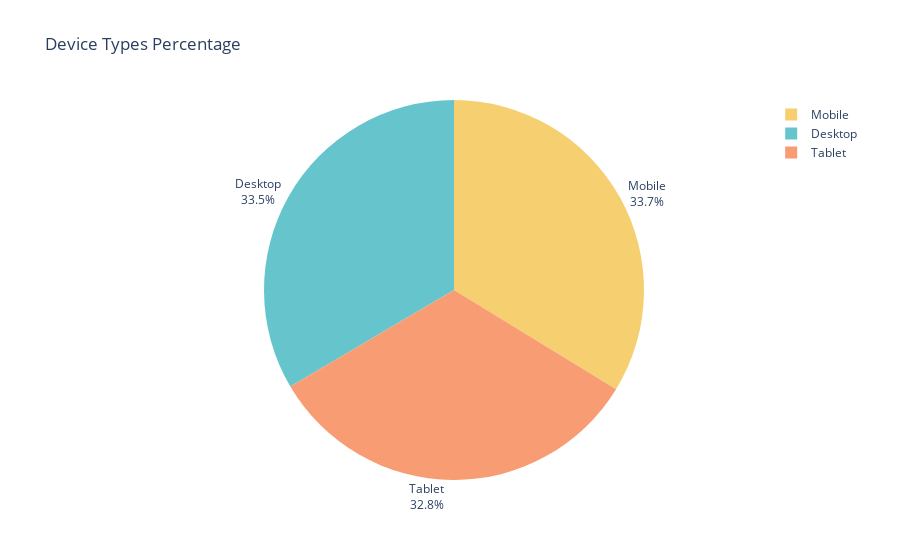

The notebook cell this image was saved under:
### Code cell
fig = px.pie(
    data_frame = q8_grp,
    values = "Percentage",
    names = "Device Type",
    color = "Device Type",
    title = "Device Types Percentage",
    color_discrete_sequence=px.colors.qualitative.Pastel
)

fig.update_traces(
    textposition='outside',
    textinfo = 'percent+label'
)
fig.show()

### Figure 1 — Plotly figure (JSON) as saved in the notebook; plotly's stock layout.template omitted (floating-point values rounded to 4 significant figures)
{"data": [{"customdata": [["Desktop"], ["Mobile"], ["Tablet"]], "domain": {"x": [0, 1], "y": [0, 1]}, "hovertemplate": "Device Type=%{customdata[0]}<br>Percentage=%{value}<extra></extra>", "labels": ["Desktop", "Mobile", "Tablet"], "legendgroup": "", "marker": {"colors": ["rgb(102, 197, 204)", "rgb(246, 207, 113)", "rgb(248, 156, 116)"]}, "name": "", "showlegend": true, "textinfo": "percent+label", "textposition": "outside", "type": "pie", "values": [33.48, 33.74, 32.78]}], "layout": {"autosize": true, "legend": {"tracegroupgap": 0}, "piecolorway": ["rgb(102, 197, 204)", "rgb(246, 207, 113)", "rgb(248, 156, 116)", "rgb(220, 176, 242)", "rgb(135, 197, 95)", "rgb(158, 185, 243)", "rgb(254, 136, 177)", "rgb(201, 219, 116)", "rgb(139, 224, 164)", "rgb(180, 151, 231)", "rgb(179, 179, 179)"], "title": {"text": "Device Types Percentage"}}}
